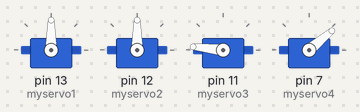
A sketch run on a simulated Arduino Uno, built with avr-gcc and run on an emulated ATmega328P. Shown: 4 × servo. What the sketch prints to the serial monitor is not drawn.

Above: at 4.58 s.
At 6.3 s:
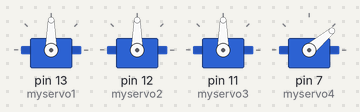
At 12.95 s:
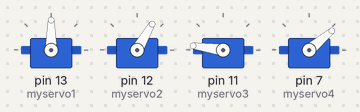
At 22.2 s:
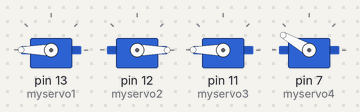
At 27.92 s:
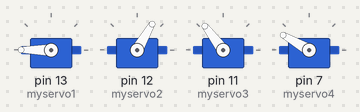
At 33.5 s:
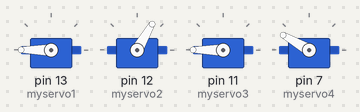
Timing chart, 0 to 40.0 s (numbered marks = the images above):
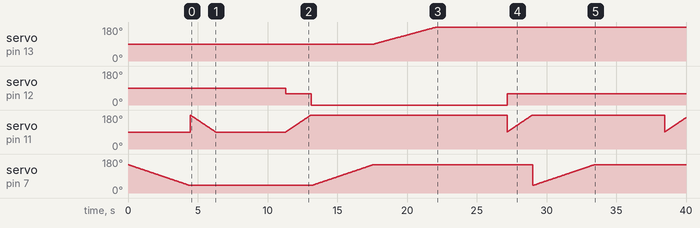

The sketch:

camera_lift___grab.ino
```cpp
#include <Servo.h>    // 声明调用Servo.h库
Servo myservo1; // 创建4个舵机对象，1是机械手抓取部分
Servo myservo2;
Servo myservo3;
Servo myservo4;
int pos1 = 0;          // 变量pos用来存储舵机位置
int pos2 = 0;
int pos3 = 0;
int pos4 = 0;
int i1=0;//执行计数
int j=0;
int i2=0;
void setup() {
    myservo1.attach(13);  // 将引脚9上的舵机与声明的舵机对象连接起来
    myservo2.attach(12);
    myservo3.attach(11);
    myservo4.attach(7);
    Serial.begin(9600);
}


void loop() {
  // put your main code here, to run repeatedly:


                                                                                            //camera_lift摄像头抬升


 for(i1 ;i1<1;i1++){//执行1次到达指定位置
// 大臂

     for(pos4 =150; pos4>=40; pos4-=1) {    // 舵机从180°转回到0°，每次减小1°
       myservo4.write(pos4);        // 写角度到舵机
       delay(40);                 // 延时15ms让舵机转到指定位置


    }

 //舵机2
    for(pos2; pos2>=30; pos2-=1) {    // 舵机从180°转回到0°，每次减小1°
       myservo2.write(pos2);        // 写角度到舵机
       delay(15);                 // 延时15ms让舵机转到指定位置
       Serial.println(0);
    }

   delay(10);


 //中臂


      for(pos3 = 180; pos3>=90; pos3-=1) {    // 舵机从180°转回到0°，每次减小1°
       myservo3.write(pos3);        // 写角度到舵机
       delay(20);                 // 延时15ms让舵机转到指定位置
       Serial.println(0);
    }
}
delay(5000);

                                                                                                         //grab 抓取

//回到初始位置

 for(i2 ;i2<1;i2++){//执行两次到达指定位置

  myservo2.write(60);
 //中臂


      for(pos3 = 90; pos3<=180; pos3+=1) {    // 舵机从180°转回到0°，每次减小1°
       myservo3.write(pos3);        // 写角度到舵机
       delay(20);                 // 延时15ms让舵机转到指定位置
       Serial.println(0);
    }

    //舵机2
    for(pos2; pos2>=0; pos2-=1) {    // 舵机从180°转回到0°，每次减小1°
       myservo2.write(pos2);        // 写角度到舵机
       delay(15);                 // 延时15ms让舵机转到指定位置
       Serial.println(0);
    }

   delay(10);

  // 大臂

     for(pos4=40; pos4<=150; pos4+=1) {    // 舵机从180°转回到0°，每次减小1°
       myservo4.write(pos4);        // 写角度到舵机
       delay(40);                 // 延时15ms让舵机转到指定位置


    }
    break;
}


//抓取

for(j;j<1;j++)
{

  // 机械抓夹紧
   for(pos1 = 90; pos1 <= 180; pos1 += 1){    // 舵机从0°转到180°，每次增加1°
      myservo1.write(pos1);           // 给舵机1写入角度
      delay(50);                    // 延时15ms让舵机转到指定位置
   }
   delay(10);

   /*
  //中臂

         for(pos3 = 150; pos3<=200; pos3+=1) {    // 舵机从180°转回到0°，每次减小1°
       myservo3.write(pos3);        // 写角度到舵机
       delay(20);                 // 延时15ms让舵机转到指定位置
    }
    */

}


}
```

Measured:
- by itself, servo on pin 13 (myservo1): moves from 90° to 180° over 4.5 s
- by itself, servo on pin 12 (myservo2): 90° → 60° at 11.3 s, → 0° 1.8 s later, → 60° 14.0 s later
